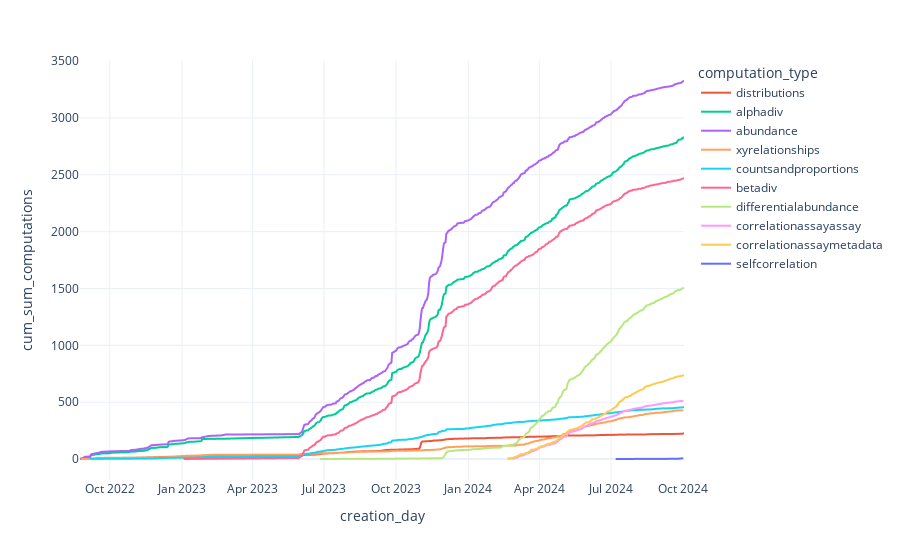

The notebook cell this image was saved under:
### Code cell
# Plot by computation type
fig = px.line(df_apps, x='creation_day', y='cum_sum_computations', color='computation_type')

fig

### Figure 1 — Plotly figure (JSON) as saved in the notebook; plotly's stock layout.template omitted (floating-point values rounded to 4 significant figures; data arrays with more than 128 entries replaced by an {"elided": "..."} marker saying what was removed)
{"data": [{"hovertemplate": "computation_type=distributions<br>creation_day=%{x}<br>cum_sum_computations=%{y}<extra></extra>", "legendgroup": "distributions", "line": {"color": "#EF553B", "dash": "solid"}, "marker": {"symbol": "circle"}, "mode": "lines", "name": "distributions", "showlegend": true, "type": "scattergl", "x": ["2022-08-24", "2022-08-25", "2022-08-26", "2022-09-12", "2022-09-19", "2022-09-25", "2022-12-15", "2023-01-04", "2023-01-09", "2023-01-12", "2023-01-17", "2023-01-18", "2023-02-20", "2023-06-01", "2023-06-02", "2023-06-03", "2023-06-05", "2023-06-06", "2023-06-07", "2023-06-14", "2023-06-20", "2023-06-21", "2023-06-22", "2023-06-25", "2023-06-26", "2023-06-27", "2023-06-28", "2023-06-29", "2023-06-30", "2023-07-05", "2023-07-07", "2023-07-17", "2023-07-18", "2023-07-20", "2023-07-21", "2023-07-24", "2023-07-25", "2023-07-28", "2023-07-31", "2023-08-03", "2023-08-05", "2023-08-09", "2023-08-10", "2023-08-14", "2023-08-17", "2023-08-21", "2023-09-01", "2023-09-08", "2023-09-10", "2023-09-12", "2023-09-13", "2023-09-18", "2023-09-21", "2023-09-25", "2023-10-03", "2023-10-04", "2023-10-11", "2023-10-16", "2023-10-21", "2023-10-24", "2023-10-25", "2023-10-26", "2023-10-29", "2023-10-30", "2023-10-31", "2023-11-01", "2023-11-02", "2023-11-03", "2023-11-04", "2023-11-07", "2023-11-08", "2023-11-13", "2023-11-14", "2023-11-17", "2023-11-18", "2023-11-22", "2023-11-24", "2023-11-26", "2023-11-28", "2023-11-29", "2023-12-04", "2023-12-07", "2023-12-12", "2023-12-13", "2023-12-15", "2023-12-24", "2023-12-28", "2024-01-03", "2024-01-07", "2024-01-23", "2024-01-24", "2024-02-12", "2024-02-13", "2024-02-16", "2024-02-19", "2024-02-28", "2024-03-08", "2024-03-15", "2024-03-16", "2024-03-18", "2024-04-04", "2024-04-15", "2024-04-17", "2024-04-18", "2024-04-30", "2024-05-01", "2024-05-03", "2024-05-05", "2024-05-06", "2024-06-10", "2024-06-12", "2024-06-16", "2024-06-17", "2024-07-03", "2024-07-11", "2024-07-23", "2024-08-14", "2024-08-16", "2024-08-20", "2024-08-26", "2024-09-19", "2024-09-22", "2024-09-30", "2024-10-01"], "xaxis": "x", "y": [2, 3, 5, 6, 7, 8, 20, 21, 22, 23, 24, 25, 26, 28, 29, 33, 36, 37, 38, 39, 40, 41, 42, 43, 44, 45, 46, 47, 48, 50, 51, 53, 54, 55, 56, 57, 58, 59, 62, 63, 64, 65, 66, 67, 68, 69, 70, 71, 72, 73, 74, 80, 81, 82, 83, 84, 85, 86, 87, 88, 89, 90, 91, 92, 97, 116, 143, 154, 155, 156, 157, 158, 159, 161, 163, 164, 165, 166, 167, 168, 174, 176, 177, 178, 179, 180, 181, 182, 183, 184, 186, 188, 189, 190, 191, 192, 193, 194, 195, 196, 198, 200, 201, 202, 203, 204, 205, 206, 207, 209, 210, 211, 212, 213, 215, 216, 217, 218, 219, 220, 221, 222, 223, 227], "yaxis": "y"}, {"hovertemplate": "computation_type=alphadiv<br>creation_day=%{x}<br>cum_sum_computations=%{y}<extra></extra>", "legendgroup": "alphadiv", "line": {"color": "#00cc96", "dash": "solid"}, "marker": {"symbol": "circle"}, "mode": "lines", "name": "alphadiv", "showlegend": true, "type": "scattergl", "x": {"elided": "508 str values"}, "xaxis": "x", "y": {"elided": "508 int values"}, "yaxis": "y"}, {"hovertemplate": "computation_type=abundance<br>creation_day=%{x}<br>cum_sum_computations=%{y}<extra></extra>", "legendgroup": "abundance", "line": {"color": "#ab63fa", "dash": "solid"}, "marker": {"symbol": "circle"}, "mode": "lines", "name": "abundance", "showlegend": true, "type": "scattergl", "x": {"elided": "477 str values"}, "xaxis": "x", "y": {"elided": "477 int values"}, "yaxis": "y"}, {"hovertemplate": "computation_type=xyrelationships<br>creation_day=%{x}<br>cum_sum_computations=%{y}<extra></extra>", "legendgroup": "xyrelationships", "line": {"color": "#FFA15A", "dash": "solid"}, "marker": {"symbol": "circle"}, "mode": "lines", "name": "xyrelationships", "showlegend": true, "type": "scattergl", "x": {"elided": "227 str values"}, "xaxis": "x", "y": {"elided": "227 int values"}, "yaxis": "y"}, {"hovertemplate": "computation_type=countsandproportions<br>creation_day=%{x}<br>cum_sum_computations=%{y}<extra></extra>", "legendgroup": "countsandproportions", "line": {"color": "#19d3f3", "dash": "solid"}, "marker": {"symbol": "circle"}, "mode": "lines", "name": "countsandproportions", "showlegend": true, "type": "scattergl", "x": {"elided": "264 str values"}, "xaxis": "x", "y": {"elided": "264 int values"}, "yaxis": "y"}, {"hovertemplate": "computation_type=betadiv<br>creation_day=%{x}<br>cum_sum_computations=%{y}<extra></extra>", "legendgroup": "betadiv", "line": {"color": "#FF6692", "dash": "solid"}, "marker": {"symbol": "circle"}, "mode": "lines", "name": "betadiv", "showlegend": true, "type": "scattergl", "x": {"elided": "420 str values"}, "xaxis": "x", "y": {"elided": "420 int values"}, "yaxis": "y"}, {"hovertemplate": "computation_type=differentialabundance<br>creation_day=%{x}<br>cum_sum_computations=%{y}<extra></extra>", "legendgroup": "differentialabundance", "line": {"color": "#B6E880", "dash": "solid"}, "marker": {"symbol": "circle"}, "mode": "lines", "name": "differentialabundance", "showlegend": true, "type": "scattergl", "x": {"elided": "233 str values"}, "xaxis": "x", "y": {"elided": "233 int values"}, "yaxis": "y"}, {"hovertemplate": "computation_type=correlationassayassay<br>creation_day=%{x}<br>cum_sum_computations=%{y}<extra></extra>", "legendgroup": "correlationassayassay", "line": {"color": "#FF97FF", "dash": "solid"}, "marker": {"symbol": "circle"}, "mode": "lines", "name": "correlationassayassay", "showlegend": true, "type": "scattergl", "x": {"elided": "177 str values"}, "xaxis": "x", "y": {"elided": "177 int values"}, "yaxis": "y"}, {"hovertemplate": "computation_type=correlationassaymetadata<br>creation_day=%{x}<br>cum_sum_computations=%{y}<extra></extra>", "legendgroup": "correlationassaymetadata", "line": {"color": "#FECB52", "dash": "solid"}, "marker": {"symbol": "circle"}, "mode": "lines", "name": "correlationassaymetadata", "showlegend": true, "type": "scattergl", "x": {"elided": "159 str values"}, "xaxis": "x", "y": {"elided": "159 int values"}, "yaxis": "y"}, {"hovertemplate": "computation_type=selfcorrelation<br>creation_day=%{x}<br>cum_sum_computations=%{y}<extra></extra>", "legendgroup": "selfcorrelation", "line": {"color": "#636efa", "dash": "solid"}, "marker": {"symbol": "circle"}, "mode": "lines", "name": "selfcorrelation", "showlegend": true, "type": "scattergl", "x": ["2024-07-08", "2024-09-24", "2024-09-25", "2024-09-27", "2024-09-30"], "xaxis": "x", "y": [1, 3, 4, 5, 7], "yaxis": "y"}], "layout": {"legend": {"title": {"text": "computation_type"}, "tracegroupgap": 0}, "margin": {"t": 60}, "xaxis": {"anchor": "y", "domain": [0, 1], "title": {"text": "creation_day"}}, "yaxis": {"anchor": "x", "domain": [0, 1], "title": {"text": "cum_sum_computations"}}}}
